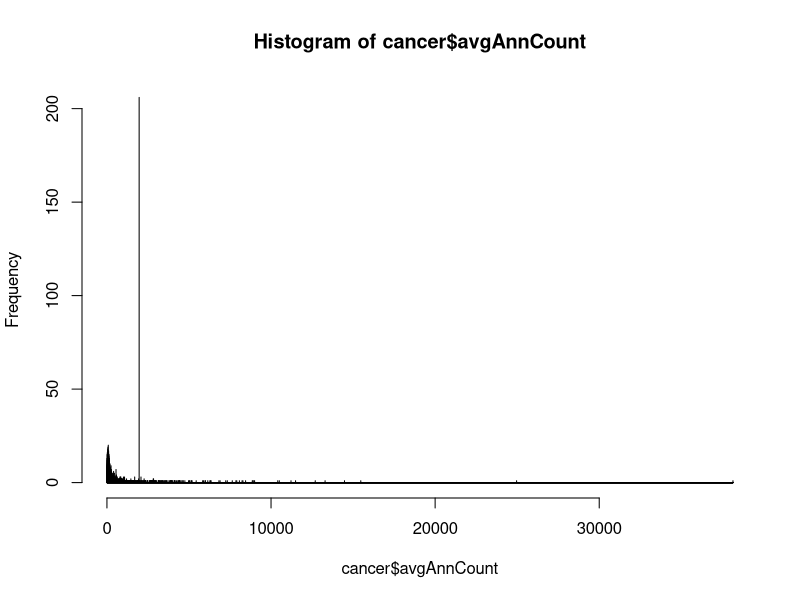
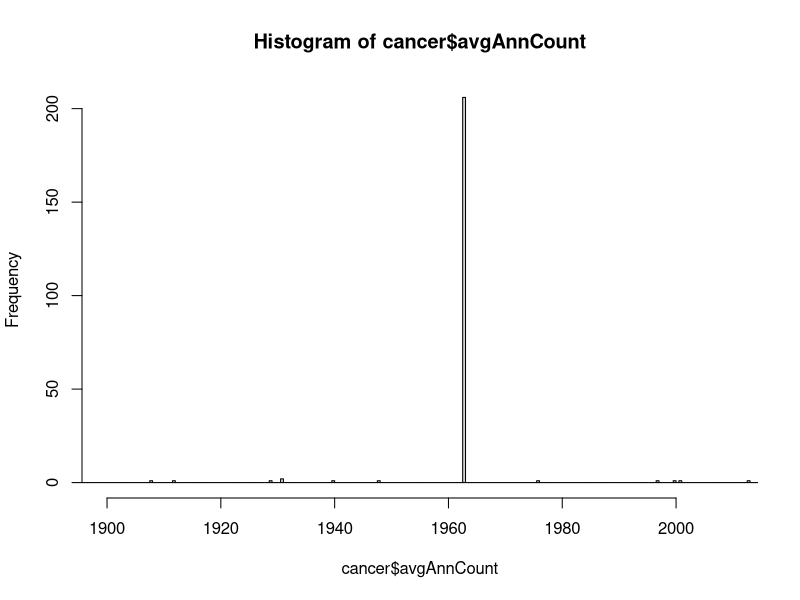
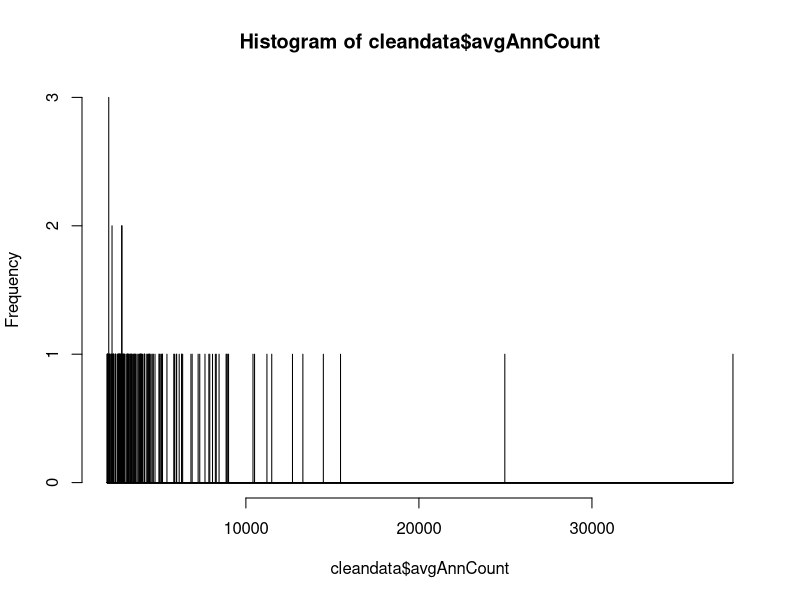
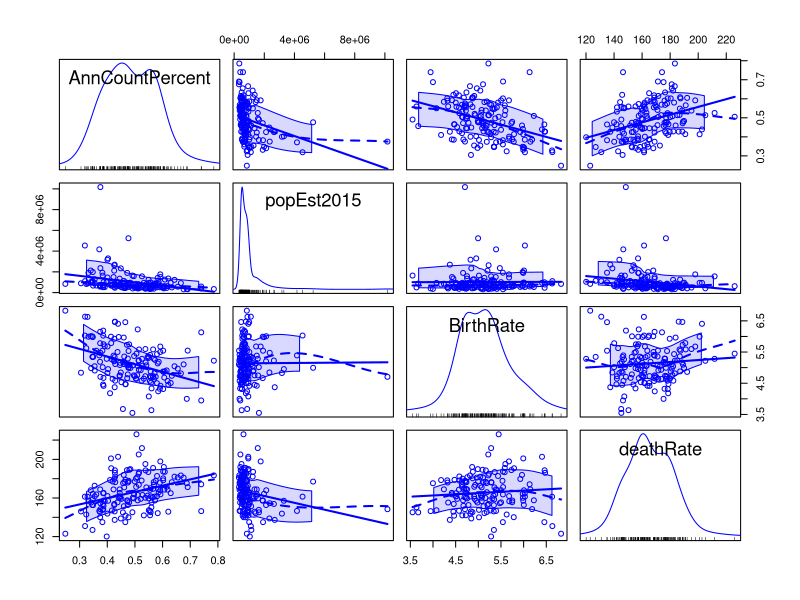
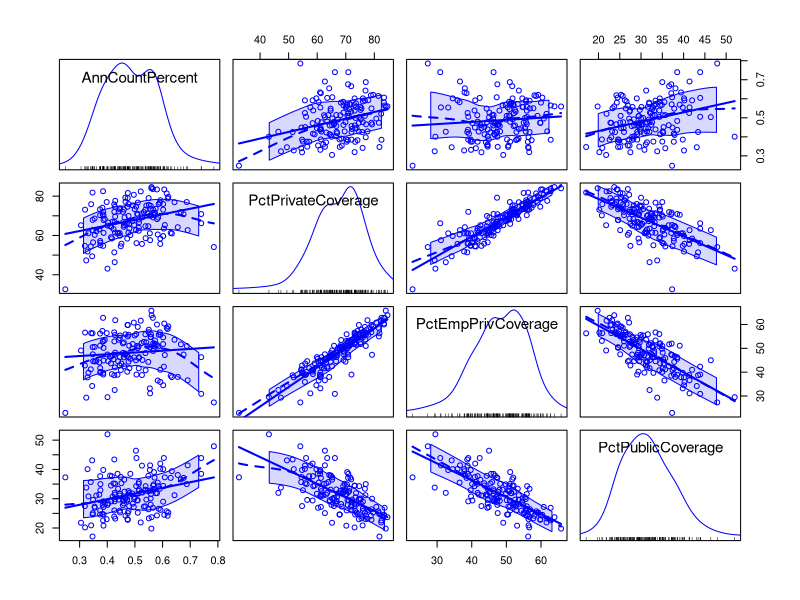
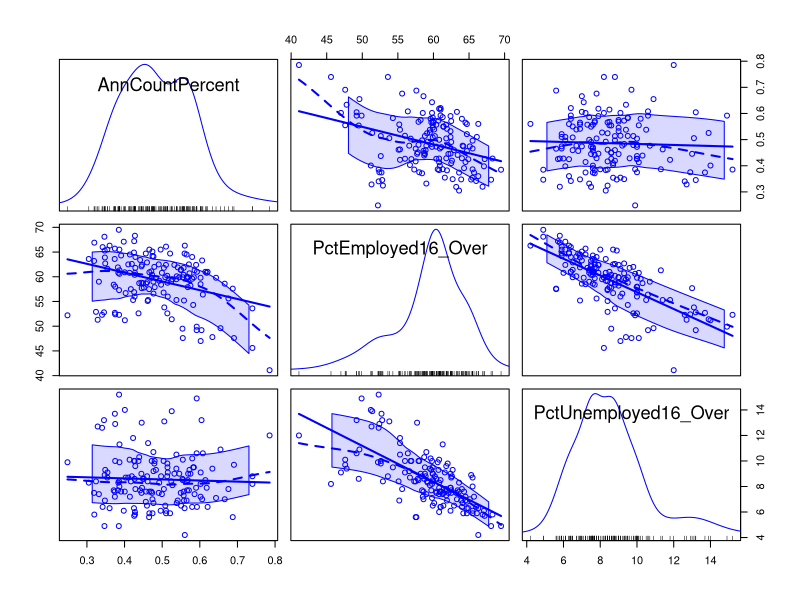

Here is the R script that generated these plots, in order:
## ---- chunk 1
knitr::opts_chunk$set(echo = TRUE)
library(car)
## ---- chunk 2
cancer<-read.csv("cancer.csv")  #Assumes file in current working directory
names(cancer)
nrow(cancer)
## ---- chunk 3
summary(cancer$avgAnnCount)
cancer$AnnCountPercent<-with(cancer,100*avgAnnCount/popEst2015)

## ---- chunk 4
summary (cancer$AnnCountPercent)

hist(cancer$avgAnnCount,100000)

#Try with smaller range
hist(cancer$avgAnnCount,100000,xlim=c(1900,2010))
#Get these outlier values

cleandata<-subset(cancer,avgAnnCount>1970 & avgAnnCount>1960)
hist(cleandata$avgAnnCount,100000)

## ---- chunk 5
# Seems to be a correlation between death rate and incidents and a negative correlation between birth rate and incidents
scatterplotMatrix(~AnnCountPercent+popEst2015+BirthRate+deathRate,data=cleandata)

#Seems to be positive correlation between percentage of private coverage and incidents AS well as % of public coverage and incidents...? 
scatterplotMatrix(~AnnCountPercent+PctPrivateCoverage+PctEmpPrivCoverage+PctPublicCoverage,data=cleandata)

scatterplotMatrix(~AnnCountPercent+PctEmployed16_Over+PctUnemployed16_Over,data=cleandata)
